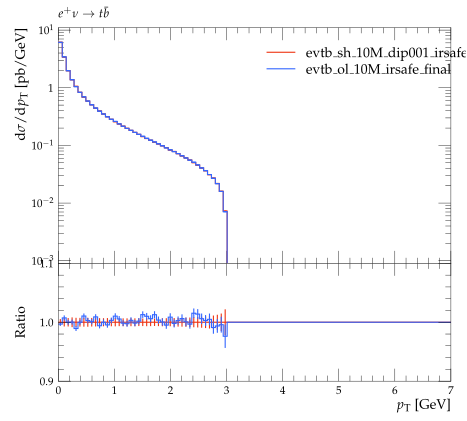

Write Python code to recreate this figure.
#! /usr/bin/env python

# This Python script was auto-generated using YODA v2.0.0.
# Analysis object: /evtb/cutEg_tjb_pt
# Timestamp: 16-04-2024 (14:02:27)

import matplotlib as mpl
import matplotlib.pyplot as plt
mpl.use('Agg') # comment out for interactive use
import os
import numpy as np

plotDir = os.path.split(os.path.realpath(__file__))[0]
if 'YODA_USER_PLOT_PATH' in globals():
    plot_outdir = globals()['YODA_USER_PLOT_PATH']
else:
    plot_outdir = plotDir

#plot style
plt.style.use(os.path.join(plotDir, '../default.mplstyle'))
# plot metadata
figW, figH = plt.rcParams['figure.figsize']
ax_xLabel = r'$p_{{\rm T}}$ [GeV]'
ax_yLabel = r'$\mathrm{d}\sigma / \mathrm{d} p_{{\rm T}}$ [pb/GeV]'
ax_title  = r'$e^+ \nu \to t \bar b$'
ax_xScale = 'linear'
ax_yScale = 'log'
xLims = (0.0, 7.0)
yLims = (0.0009000000000000001, 11.0)

# TeX-friendly labels for the legend
labels = [ r"evtb\_sh\_10M\_dip001\_irsafe\_final", r"evtb\_ol\_10M\_irsafe\_final" ]

# Create figure and axis objects
fig, (ax, ratio0_ax) = plt.subplots(2, 1, sharex=True,
                  figsize=(figW,figH), gridspec_kw={'height_ratios': (2, 1)})
ratio0_ax.yaxis.set_major_locator(mpl.ticker.MultipleLocator(0.1))
ratio0_ax.set_ylim(0.9, 1.1)
ratio0_ax.set_ylabel('Ratio')

# LineColor map: curve index -> color
linecolors = {0: '#EE3311', 1: '#3366FF'}
# the numerical data is stored in a separate file
dataf = dict()
prefix = os.path.split(__file__)[0]
if prefix:    prefix = prefix + '/'
exec(open(prefix+'cutEg_tjb_pt__data.py').read(), dataf)


legend_handles = [] # keep track of handles for the legend

# style options for curves
# starts at zorder>=5 to draw curve on top of legend
styles = {
  'curve0': {
    'color' : linecolors[0],
    'linestyle' : '-',
    'marker' : 'o',
    'zorder' : 5,
    'histstyle' : True,
  },
  'curve1': {
    'color' : linecolors[1],
    'linestyle' : '-',
    'marker' : 'o',
    'zorder' : 6,
    'histstyle' : True,
  },
}
# curve from input yoda files in main panel
for label in dataf['yvals'].keys():
    if all(np.isnan(v) for v in dataf['yvals'][label]):
        continue
    tmp = None
    if styles[label]['histstyle']: # draw as histogram
        tmp, = ax.plot(dataf['xedges'], dataf['yedges'][label],
                       color=styles[label]['color'],
                       linestyle=styles[label]['linestyle'],
                       drawstyle='steps-pre', solid_joinstyle='miter',
                       zorder=styles[label]['zorder'], label=label)
        ax.errorbar(dataf['xpoints'], dataf['yvals'][label], color=styles[label]['color'],
                    xerr=dataf['xerrs'], yerr=[dataf['ydowns'][label], dataf['yups'][label]],
                    linestyle='none', zorder=styles[label]['zorder'])
    else: # draw as scatter
        tmp = ax.errorbar(dataf['xpoints'], dataf['yvals'][label],
                          xerr=dataf['xerrs'],
                          yerr=[ dataf['ydowns'][label],
                          dataf['yups'][label] ],
                          fmt=styles[label]['marker'],
                          ecolor=styles[label]['color'],
                          color=styles[label]['color'], zorder=2)
        tmp[-1][0].set_linestyle(styles[label]['linestyle'])
    legend_handles += [tmp]
    for varLabel in dataf['variation_yvals'].keys():
        if varLabel.startswith(label):
            tmp, = ax.plot(dataf['xedges'], dataf['variation_yvals'][varLabel],
                           color=styles[label]['color'],
                           linestyle=styles[label]['linestyle'],
                           drawstyle='steps-pre', solid_joinstyle='miter',
                           zorder=styles[label]['zorder'], alpha=0.5)


# plots on ratio panel
# curve from input yoda files in ratio panel
for label, yvals in dataf['ratio0_yvals'].items():
    if all(np.isnan(v) for v in yvals):
        continue
    if styles[label]['histstyle']: # plot as histogram
        ratio0_ax.plot(dataf['xedges'], yvals,
                       color=styles[label]['color'],
                       linestyle=styles[label]['linestyle'],
                       drawstyle='steps-pre', zorder=1,
                       solid_joinstyle='miter')
        ratio0_ax.vlines(dataf['xpoints'],
                         dataf['ratio0_ymin'][label],
                         dataf['ratio0_ymax'][label],
                         color=styles[label]['color'], zorder=1)
    else: # plot as scatter
        tmp = ratio0_ax.errorbar(dataf['xpoints'],
                                 yvals, xerr=dataf['xerrs'],
                                 yerr=dataf['ratio0_yerrs'][label],
                                 fmt=styles[label]['marker'],
                                 ecolor=styles[label]['color'],
                                 color=styles[label]['color'])
        tmp[-1][0].set_linestyle(styles[label]['linestyle'])

    for varlabel in dataf['ratio0_variation_vals'].keys():
        if varlabel.startswith(label):
            ratio0_ax.plot(dataf['xedges'],
                            dataf['ratio0_variation_vals'][varlabel],
                            color=styles[label]['color'],
                            linestyle=styles[label]['linestyle'],
                            drawstyle='steps-pre', solid_joinstyle='miter',
                            zorder=1, alpha=0.5)

legend_pos = (0.5, 0.97)
ax.legend(legend_handles, labels, loc='upper left', bbox_to_anchor=legend_pos)

# set plot metadata as defined above
ratio0_ax.set_xlabel(ax_xLabel)
ratio0_ax.xaxis.set_label_coords(1., -.15)
ax.set_ylabel(ax_yLabel, loc='top')
ax.set_title(ax_title, loc='left')
ax.set_xscale(ax_xScale)
ax.set_yscale(ax_yScale)
ax.set_xlim(xLims)
ax.set_ylim(yLims)

# tick formatting
plt.rcParams['xtick.top'] = True
plt.rcParams['ytick.right'] = True
ax.yaxis.set_major_locator(mpl.ticker.LogLocator(base=10.0, numticks=np.inf))
ax.yaxis.set_minor_locator(mpl.ticker.LogLocator(
                           base=10.0, subs=np.arange(0.1, 1, 0.1), numticks=np.inf))
fig.align_ylabels((ax, ratio0_ax))
plt.savefig(os.path.join(plot_outdir, 'cutEg_tjb_pt.pdf'), format='PDF')
plt.savefig(os.path.join(plot_outdir, 'cutEg_tjb_pt.png'), format='PNG')

plt.close(fig)
